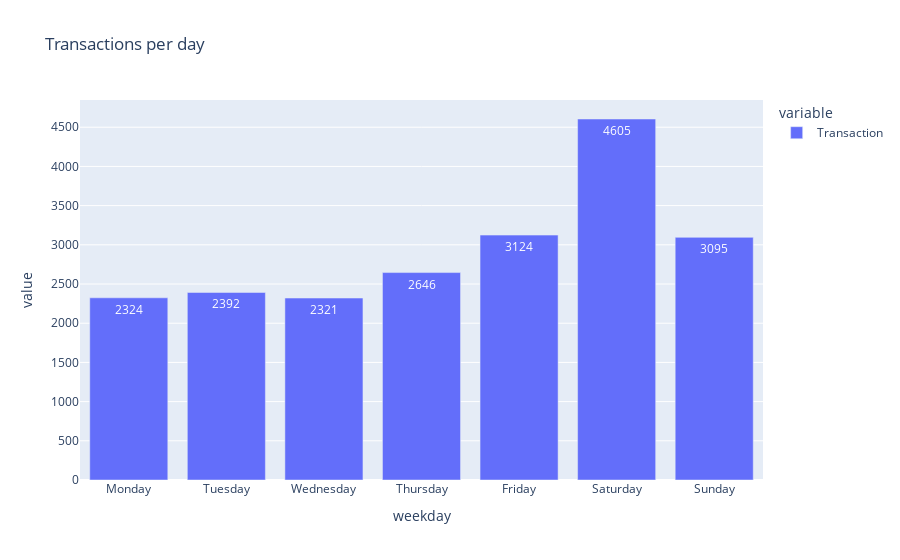

Write notebook code for a chart like this one.
### Code cell
fig = px.bar(data_frame=each_day, title="Transactions per day", text_auto=True)
fig.update_layout(
    xaxis={
        "categoryorder": "array",
        "categoryarray": [
            "Monday",
            "Tuesday",
            "Wednesday",
            "Thursday",
            "Friday",
            "Saturday",
            "Sunday",
        ],
    }
)
fig.show()

### Figure 1 — Plotly figure (JSON) as saved in the notebook; plotly's stock layout.template omitted (floating-point values rounded to 4 significant figures)
{"data": [{"alignmentgroup": "True", "hovertemplate": "variable=Transaction<br>weekday=%{x}<br>value=%{y}<extra></extra>", "legendgroup": "Transaction", "marker": {"color": "#636efa", "pattern": {"shape": ""}}, "name": "Transaction", "offsetgroup": "Transaction", "orientation": "v", "showlegend": true, "textposition": "auto", "texttemplate": "%{y}", "type": "bar", "x": ["Friday", "Monday", "Saturday", "Sunday", "Thursday", "Tuesday", "Wednesday"], "xaxis": "x", "y": [3124, 2324, 4605, 3095, 2646, 2392, 2321], "yaxis": "y"}], "layout": {"barmode": "relative", "legend": {"title": {"text": "variable"}, "tracegroupgap": 0}, "title": {"text": "Transactions per day"}, "xaxis": {"anchor": "y", "categoryarray": ["Monday", "Tuesday", "Wednesday", "Thursday", "Friday", "Saturday", "Sunday"], "categoryorder": "array", "domain": [0, 1], "title": {"text": "weekday"}}, "yaxis": {"anchor": "x", "domain": [0, 1], "title": {"text": "value"}}}}
